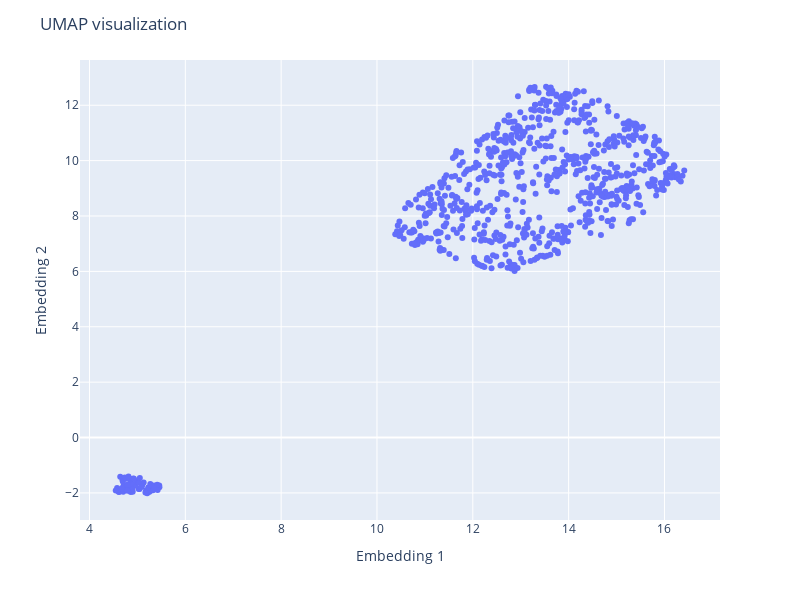

Notebook source saved alongside this figure:
### Markdown cell above
É visível a partir do seguinte gráfico a separação distinta de dois clusters, muito bem definidos e isolados.

### Code cell
fig = px.scatter(df_umap, x=df_umap['Embedding 1'], y=df_umap['Embedding 2'], width=800, height=600)
fig.update_layout(
    title="UMAP visualization",
    xaxis_title="Embedding 1",
    yaxis_title="Embedding 2",
)
fig.show()

### Figure 1 — Plotly figure (JSON) as saved in the notebook; plotly's stock layout.template omitted (floating-point values rounded to 4 significant figures; data arrays with more than 128 entries replaced by an {"elided": "..."} marker saying what was removed)
{"data": [{"hovertemplate": "Embedding 1=%{x}<br>Embedding 2=%{y}<extra></extra>", "legendgroup": "", "marker": {"color": "#636efa", "symbol": "circle"}, "mode": "markers", "name": "", "orientation": "v", "showlegend": false, "type": "scatter", "x": {"elided": "800 float values"}, "xaxis": "x", "y": {"elided": "800 float values"}, "yaxis": "y"}], "layout": {"height": 600, "legend": {"tracegroupgap": 0}, "margin": {"t": 60}, "title": {"text": "UMAP visualization"}, "width": 800, "xaxis": {"anchor": "y", "domain": [0, 1], "title": {"text": "Embedding 1"}}, "yaxis": {"anchor": "x", "domain": [0, 1], "title": {"text": "Embedding 2"}}}}
